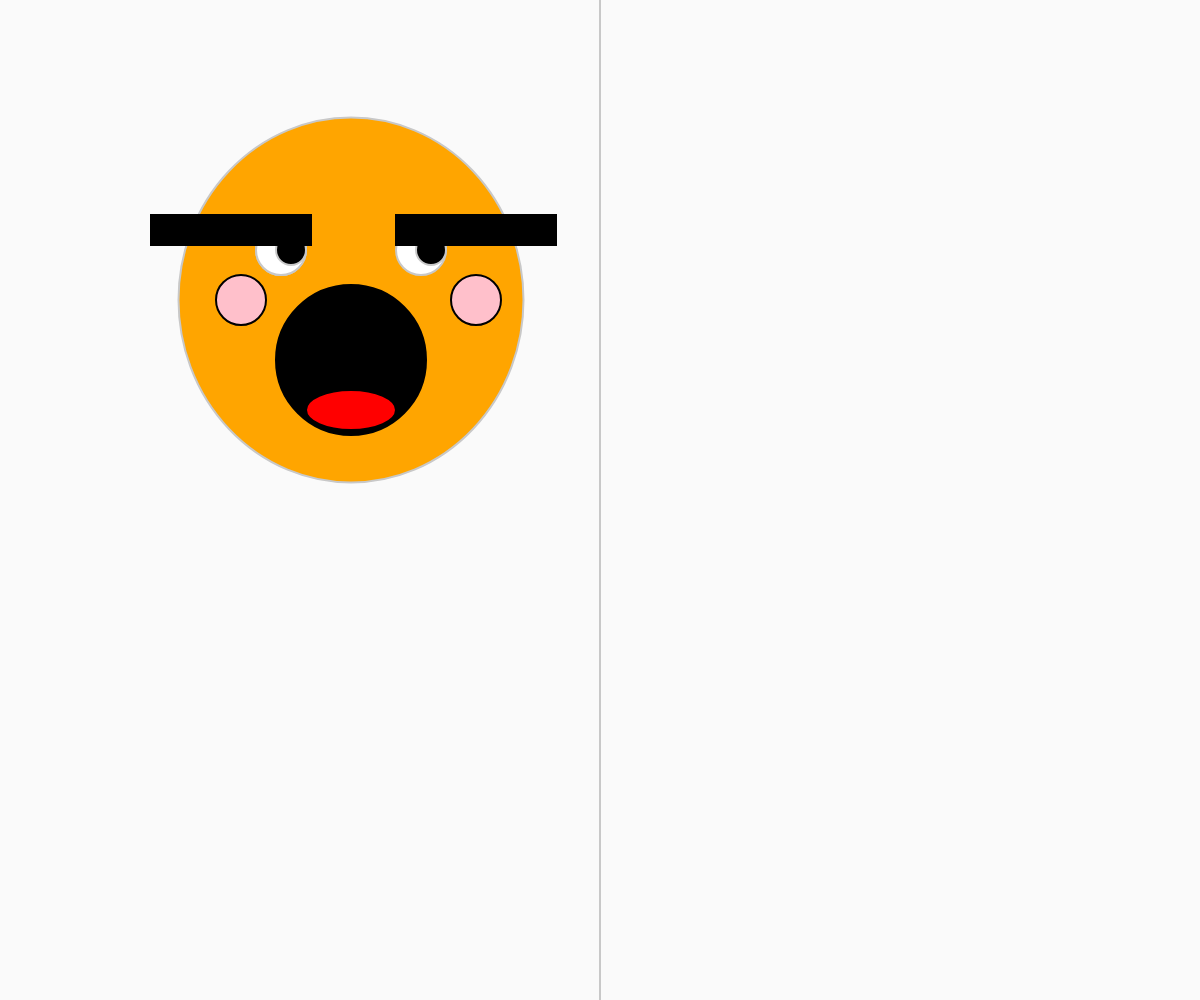
Frame 1 (no input)
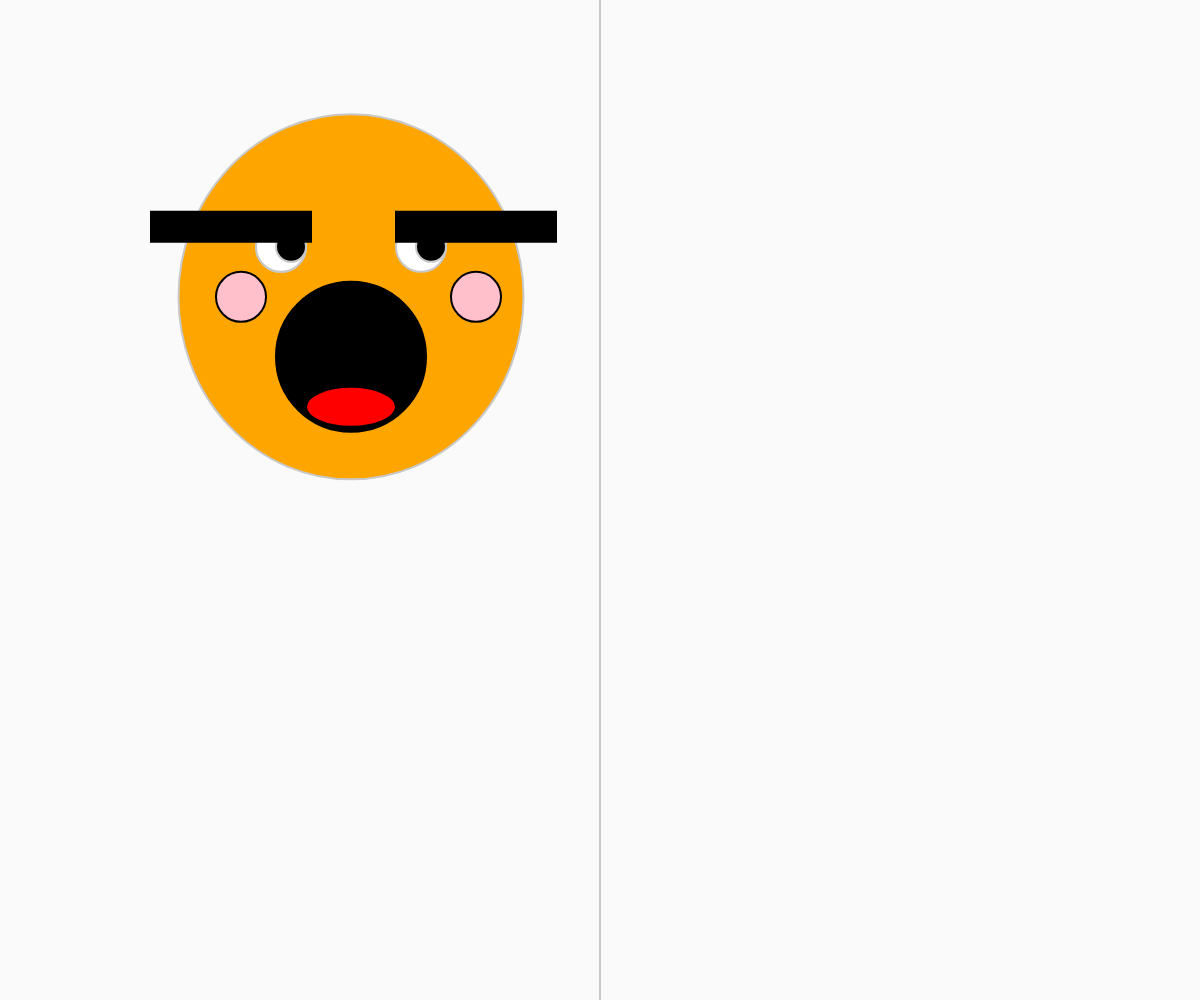
Frame 60 (no input)
Frame 120 (the mouse pressed at the canvas centre since frame 60): identical to frame 60, image omitted

The p5.js sketch that drew these frames (run headless with seeded random() and noise() and a simulated clock; from frame 60 on, the mouse is pressed at the canvas centre):

// p5.js sketch
// ── sketch.js
let j;


function preload(){
   
}
function setup() {
    // put setup code here
    createCanvas(windowWidth, windowHeight);


    x1= 3
    x2= 4
    x3= 5
    y1= 3
    y2= 1
    y3= 5


    x = -499;
    y = -499;
    j = 0


    rectWidth = 400;
    rectHeight = 400;


    N = 100
    L = 25;
    P = N - L;




   }
   function windowResized() {
    resizeCanvas(windowWidth, windowHeight);
    }






function draw() {
// put drawing code here
    background(250)
   
    stroke(200)
    strokeWeight(2);
    line(windowWidth/2, 0, windowWidth/2, windowHeight)


    var y = 200 + 30 * Math.sin(PI/30*j)
    j+=1
    fill("orange")
    ellipse (x + 850, y+100, rectHeight-55, rectWidth-35);


    fill("white")
    ellipse (x + 920, y + 50, rectHeight-350, rectWidth-350);
    fill("black")
    ellipse (x + 930, y + 50, rectHeight-370, rectWidth-370);


    fill("black")
    ellipse (x + 780, y + 50, rectHeight-350, rectWidth-350);


    fill("white")
    ellipse (x + 780, y + 50, rectHeight-350, rectWidth-350);
    fill("black")
    ellipse (x + 790, y + 50, rectHeight-370, rectWidth-370);




    fill("black")
    stroke(0);
    arc(x + 850, y+160, rectWidth-250, rectWidth-250, 0, 8*PI *P/N);


    fill("red")
    stroke(0);
    ellipse (x + 850, y + 210, rectHeight-310, rectWidth-360);


    fill("black")
    rect (x + 650, y + 15, rectHeight-240, rectWidth-430);


    fill("black")
    rect (x + 895, y + 15, rectHeight-240, rectWidth-430);


    fill("pink")
    ellipse (x + 740, y + 100, rectHeight-350, rectWidth-350);
   
    fill("pink")
    ellipse (x + 975, y + 100, rectHeight-350, rectWidth-350);
}
